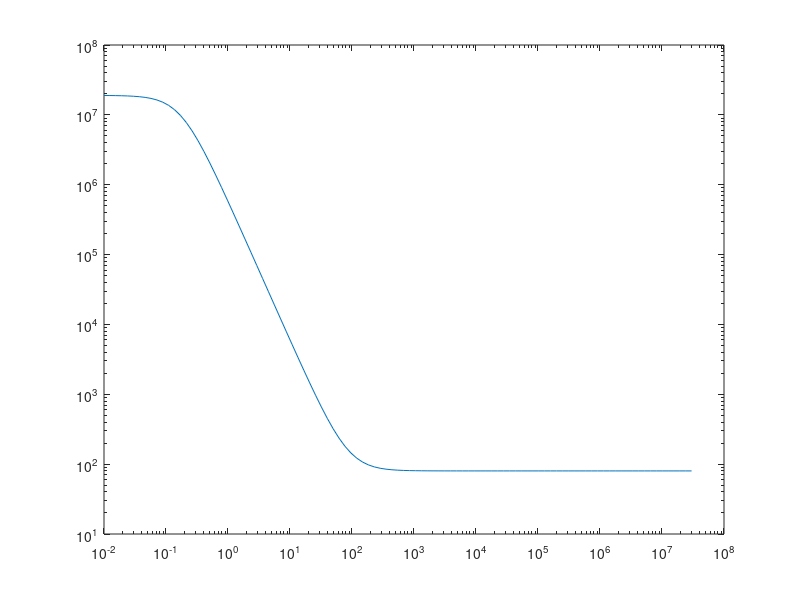
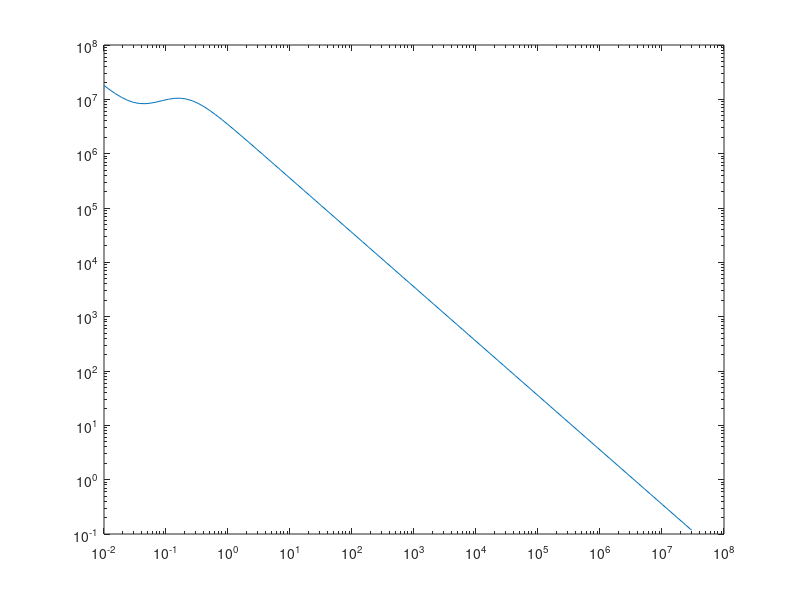
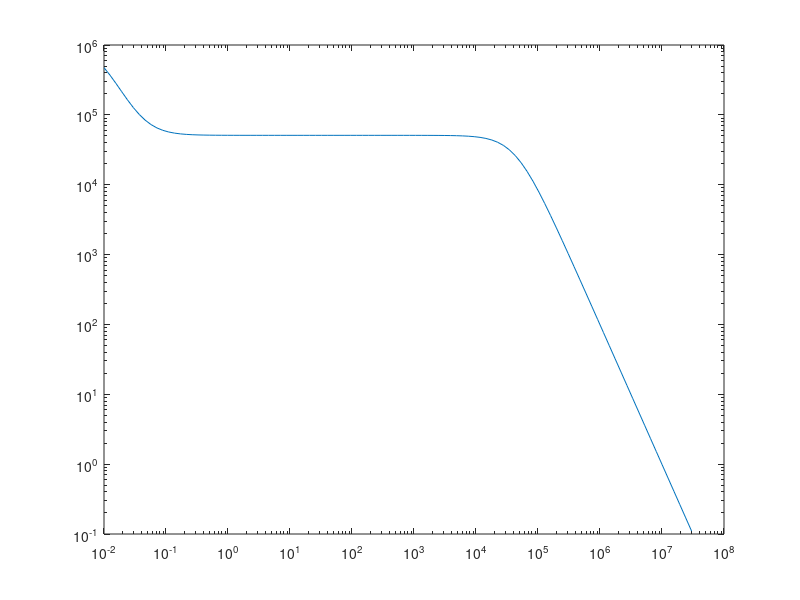
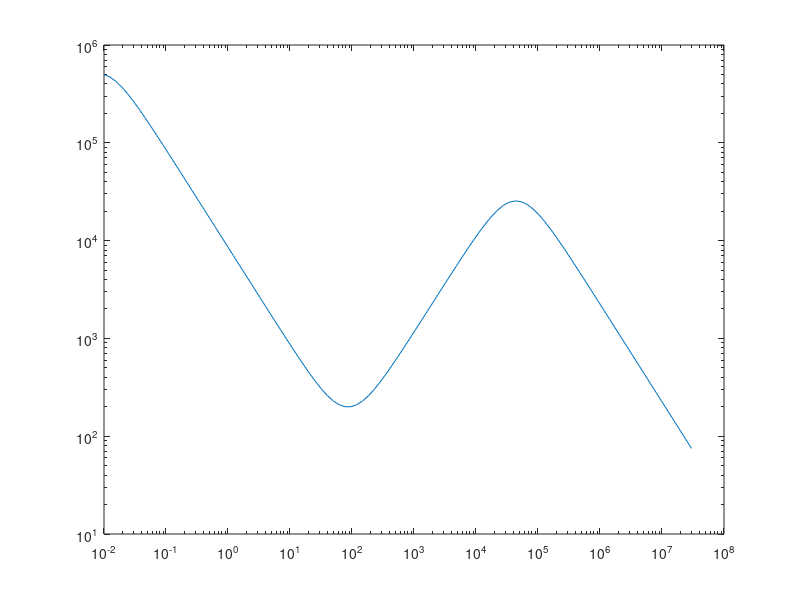

Write the MATLAB code that produced these figures, in order.
%   Dielectric Dispersion in Water 10 mHz to30 MHz
clc
clear all
close all


% Frequency range
f_min=1.0*1e-2;
f_max=3.0*1e7;
N_f=101;
%del_f=(f_max-f_min)/(N_f-1);
eps_ssp(1:N_f)=0+0*1i;
Frq=logspace(log10(f_min),log10(f_max),N_f);


%Water Debye Model Parameters
eps_0=8.854*1e-12;
eps_inf=80*eps_0;
sgm_wat=1.5*1e-6;
tau_wat=0.9;
eps_stc=1.9*1e7*eps_0;


%Electrode dimensions
sur_eld=0.5*1e-4;
dst_eld=0.5*1e-3;

% Debye model with conductivity
% eps(frq)=eps_real(frq)-1i*eps_imag(frq)

for n_f=1:N_f;
    %frq=f_min+(n_f-1)*del_f;
    frq=Frq(n_f);
    X(n_f)=frq;
    eps_wat(n_f)=eps_inf+((eps_stc-eps_inf)/(1+1i*2*pi*frq*tau_wat))-1i*(sgm_wat/frq);
    rst(n_f)=-(1/(2*pi*frq))*(imag(eps_wat(n_f))/(real(eps_wat(n_f))^2+imag(eps_wat(n_f))^2))*(dst_eld/sur_eld);
    rct(n_f)=(1/(2*pi*frq))*(real(eps_wat(n_f))/(real(eps_wat(n_f))^2+imag(eps_wat(n_f))^2))*(dst_eld/sur_eld);
end


figure('Name', 'eps_water_real');
loglog(X, real(eps_wat)/eps_0)
figure('Name', 'eps_water_imag');
loglog(X, -imag(eps_wat)/eps_0)
figure('Name', 'Resistance_water');
loglog(X,rst)
figure('Name', 'Reactance_water');
loglog(X,rct)
